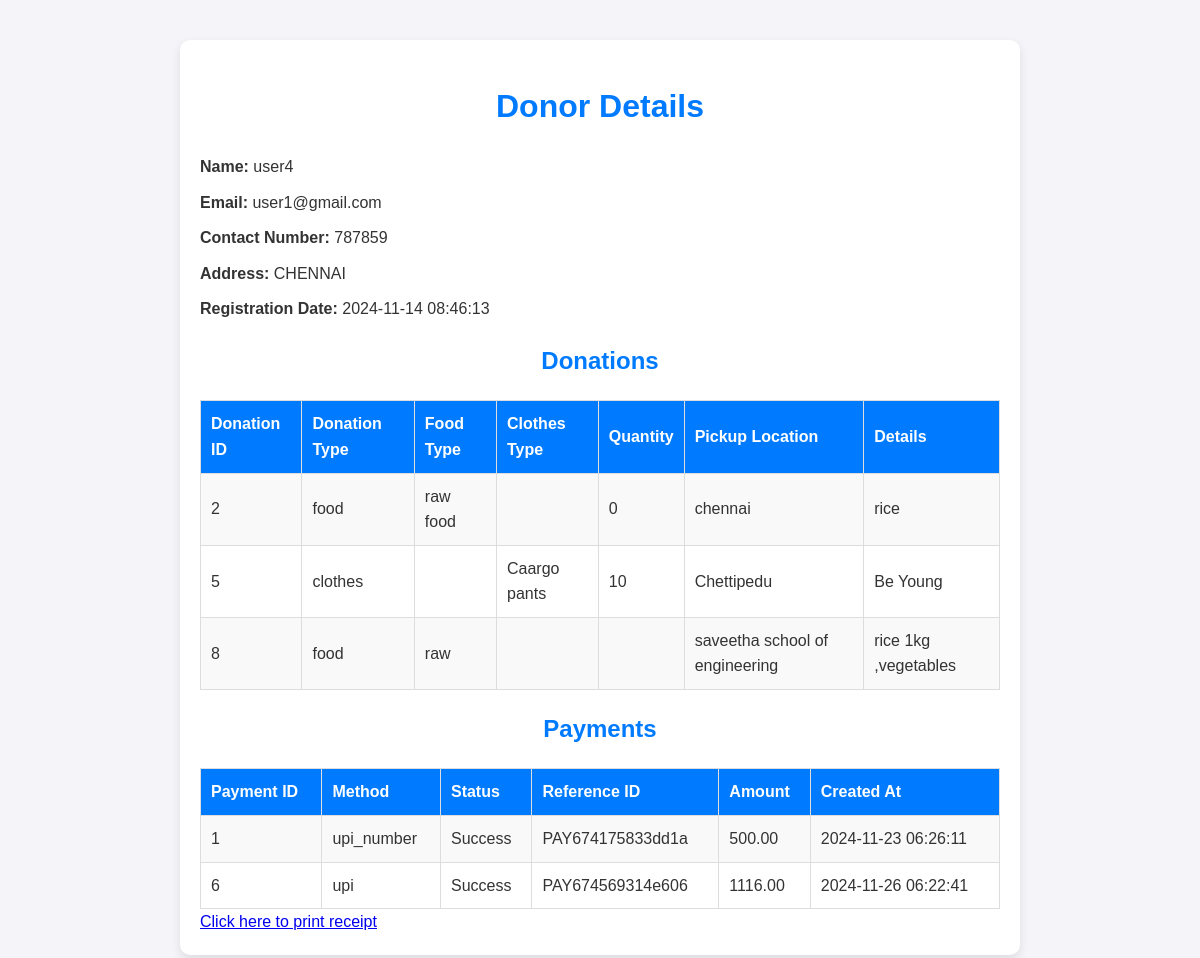
The app's page /donor_details.php?donor_id=6 with its own data.
### tables this page shows
CREATE TABLE `donors` (
  `donor_id` int(11) NOT NULL,
  `donor_name` varchar(255) NOT NULL,
  `email` varchar(255) DEFAULT NULL,
  `contact_number` varchar(50) DEFAULT NULL,
  `address` text DEFAULT NULL,
  `registration_date` timestamp NOT NULL DEFAULT current_timestamp(),
  `password` varchar(255) NOT NULL
);

CREATE TABLE `donations` (
  `id` int(11) NOT NULL,
  `donation_type` varchar(50) NOT NULL,
  `food_type` varchar(50) DEFAULT NULL,
  `clothes_type` varchar(100) DEFAULT NULL,
  `clothes_quantity` int(11) DEFAULT NULL,
  `details` text DEFAULT NULL,
  `pickup_location` varchar(255) NOT NULL,
  `name` varchar(100) NOT NULL,
  `phone` varchar(15) NOT NULL,
  `donor_id` int(11) NOT NULL
);

CREATE TABLE `payments` (
  `id` int(11) NOT NULL,
  `payment_method` varchar(50) NOT NULL,
  `payment_status` varchar(50) NOT NULL,
  `reference_id` varchar(100) NOT NULL,
  `amount` decimal(10,2) NOT NULL,
  `created_at` timestamp NOT NULL DEFAULT current_timestamp(),
  `donor_id` int(11) NOT NULL
);

### donor_details.php (the view, shortened to what this page needs)
<?php
$host = "localhost";
$username = "root";
$password = "";
$dbname = "surplus_to_serve";
$conn = new mysqli($host, $username, $password, $dbname);
$donor_id = isset($_GET['donor_id']) ? intval($_GET['donor_id']) : 0;
if ($donor_id > 0) {
    $donorQuery = "SELECT * FROM donors WHERE donor_id = $donor_id";
    $donorResult = $conn->query($donorQuery);
    $donationQuery = "SELECT * FROM donations WHERE donor_id = $donor_id";
    $donationResult = $conn->query($donationQuery);
    $paymentQuery = "
        SELECT id, payment_method, payment_status, reference_id, amount, created_at
        FROM payments
        WHERE donor_id = $donor_id
    ";
    $paymentResult = $conn->query($paymentQuery);
    echo "<!DOCTYPE html>
    <html lang='en'>
    <head>
        <meta charset='UTF-8'>
        <meta name='viewport' content='width=device-width, initial-scale=1.0'>
        <title>Donor Details</title>
        <style>
            body {
                font-family: Arial, sans-serif;
                margin: 0;
                padding: 20px;
                background-color: #f4f4f9;
                color: #333;
                line-height: 1.6;
            }
            .container {
                max-width: 800px;
                margin: 20px auto;
                background: #fff;
                border-radius: 10px;
                padding: 20px;
                box-shadow: 0 4px 10px rgba(0, 0, 0, 0.1);
            }
            h1, h2 {
                color: #007bff;
                text-align: center;
            }
            table {
                width: 100%;
                margin-top: 20px;
                border-collapse: collapse;
            }
            table th, table td {
                padding: 10px;
                text-align: left;
                border: 1px solid #ddd;
            }
            table th {
                background-color: #007bff;
                color: #fff;
            }
            table tr:nth-child(even) {
                background-color: #f9f9f9;
            }
            p {
                margin: 10px 0;
            }
            .no-data {
                color: #888;
                font-style: italic;
                text-align: center;
            }
        </style>
    </head>
    <body>
        <div class='container'>";
    if ($donorResult->num_rows > 0) {
        $donor = $donorResult->fetch_assoc();
        echo "<h1>Donor Details</h1>";
        echo "<p><strong>Name:</strong> " . $donor['donor_name'] . "</p>";
        echo "<p><strong>Email:</strong> " . $donor['email'] . "</p>";
        echo "<p><strong>Contact Number:</strong> " . $donor['contact_number'] . "</p>";
        echo "<p><strong>Address:</strong> " . $donor['address'] . "</p>";
        echo "<p><strong>Registration Date:</strong> " . $donor['registration_date'] . "</p>";
        echo "<h2>Donations</h2>";
        if ($donationResult->num_rows > 0) {
            echo "<table>";
            echo "<tr><th>Donation ID</th><th>Donation Type</th><th>Food Type</th><th>Clothes Type</th><th>Quantity</th><th>Pickup Location</th><th>Details</th></tr>";
            while ($donation = $donationResult->fetch_assoc()) {
                echo "<tr>";
                echo "<td>" . $donation['id'] . "</td>";
                echo "<td>" . $donation['donation_type'] . "</td>";
                echo "<td>" . $donation['food_type'] . "</td>";
                echo "<td>" . $donation['clothes_type'] . "</td>";
                echo "<td>" . $donation['clothes_quantity'] . "</td>";
                echo "<td>" . $donation['pickup_location'] . "</td>";
                echo "<td>" . $donation['details'] . "</td>";
                echo "</tr>";
            }
            echo "</table>";
        } else {
            echo "<p class='no-data'>No donations found for this donor.</p>";
        }
        echo "<h2>Payments</h2>";
        if ($paymentResult->num_rows > 0) {
            echo "<table>";
            echo "<tr><th>Payment ID</th><th>Method</th><th>Status</th><th>Reference ID</th><th>Amount</th><th>Created At</th></tr>";
            while ($payment = $paymentResult->fetch_assoc()) {
                echo "<tr>";
                echo "<td>" . $payment['id'] . "</td>";
                echo "<td>" . $payment['payment_method'] . "</td>";
                echo "<td>" . $payment['payment_status'] . "</td>";
                echo "<td>" . $payment['reference_id'] . "</td>";
                echo "<td>" . $payment['amount'] . "</td>";
                echo "<td>" . $payment['created_at'] . "</td>";
                echo "</tr>";
            }
            echo "</table>";
        } else {
            echo "<p class='no-data'>No payments found for this donor.</p>";
        }
    } else {
        echo "<p class='no-data'>No donor found with ID $donor_id.</p>";
    }
    echo '<a href="receipt_form.html">Click here to print receipt</a>';
    echo "</div>
    </body>
    </html>";
} else {
    echo "<p>Invalid donor ID.</p>";
}
?>

### donor_details.php (style rules this page uses)
body { font-family: Arial, sans-serif; margin: 0; padding: 20px; background-color: #f4f4f9; color: #333; line-height: 1.6; }
.container { max-width: 800px; margin: 20px auto; background: #fff; border-radius: 10px; padding: 20px; box-shadow: 0 4px 10px rgba(0, 0, 0, 0.1); }
h1, h2 { color: #007bff; text-align: center; }
table { width: 100%; margin-top: 20px; border-collapse: collapse; }
table th, table td { padding: 10px; text-align: left; border: 1px solid #ddd; }
table th { background-color: #007bff; color: #fff; }
table tr:nth-child(even) { background-color: #f9f9f9; }
p { margin: 10px 0; }

### records on screen
donors: donor_name "user4", email "user1@gmail.com", contact_number "787859", address "CHENNAI", registration_date "2024-11-14 08:46:13"
donations: id "2", donation_type "food", food_type "raw food", clothes_quantity "0", pickup_location "chennai", details "rice"
donations: id "5", donation_type "clothes", clothes_type "Caargo pants", clothes_quantity "10", pickup_location "Chettipedu", details "Be Young"
donations: id "8", donation_type "food", food_type "raw", pickup_location "saveetha school of engineering", details "rice 1kg ,vegetables"
payments: id "1", payment_method "upi_number", payment_status "Success", reference "PAY674175833dd1a", amount "500.00", created_at "2024-11-23 06:26:11"
payments: id "6", payment_method "upi", payment_status "Success", reference "PAY674569314e606", amount "1116.00", created_at "2024-11-26 06:22:41"
